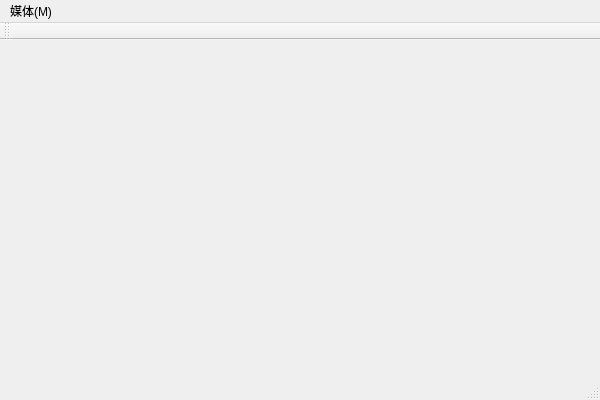
<?xml version="1.0" encoding="UTF-8"?>
<ui version="4.0">
 <class>QTestPlayerClass</class>
 <widget class="QMainWindow" name="QTestPlayerClass">
  <property name="geometry">
   <rect>
    <x>0</x>
    <y>0</y>
    <width>600</width>
    <height>400</height>
   </rect>
  </property>
  <property name="windowTitle">
   <string>QTestPlayer</string>
  </property>
  <widget class="QWidget" name="centralWidget"/>
  <widget class="QMenuBar" name="menuBar">
   <property name="geometry">
    <rect>
     <x>0</x>
     <y>0</y>
     <width>600</width>
     <height>22</height>
    </rect>
   </property>
   <widget class="QMenu" name="menu_M">
    <property name="title">
     <string>媒体(M)</string>
    </property>
    <addaction name="openFile"/>
   </widget>
   <addaction name="menu_M"/>
  </widget>
  <widget class="QToolBar" name="mainToolBar">
   <attribute name="toolBarArea">
    <enum>TopToolBarArea</enum>
   </attribute>
   <attribute name="toolBarBreak">
    <bool>false</bool>
   </attribute>
  </widget>
  <widget class="QStatusBar" name="statusBar"/>
  <action name="openFile">
   <property name="checkable">
    <bool>true</bool>
   </property>
   <property name="text">
    <string>打开文件</string>
   </property>
   <property name="shortcut">
    <string>Ctrl+O</string>
   </property>
  </action>
 </widget>
 <layoutdefault spacing="6" margin="11"/>
 <resources>
  <include location="QTestPlayer.qrc"/>
 </resources>
 <connections/>
</ui>
